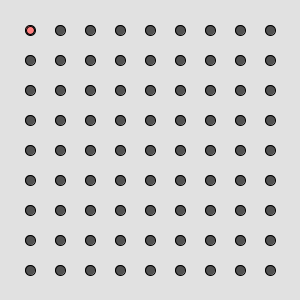
Frame 1 (no input)
Frame 60 (the mouse pressed at the canvas centre just before this capture): identical to frame 1, image omitted
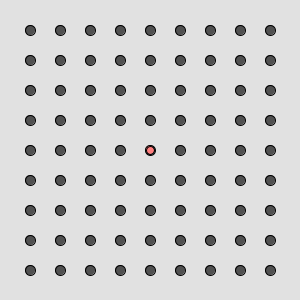
Frame 120 (the mouse held since frame 60 and released just before this capture)

The Processing sketch that drew these frames (run headless with seeded random() and noise(); from frame 60 on, the mouse is pressed at the canvas centre):

// Processing sketch: processing_186631
// ── processing_186631.pde

ArrayList <int[]> ellipsePoints = new ArrayList<int[]>();
int [] selectorPosition;

void setup() {
  size(300, 300);
  background(225);
  
  //iteration for the creation coordinates for ellipses
  for (int i = 30; i < 300; i += 30) {
    for (int j = 30; j < 300; j += 30) {
      
      //construction of int list so I can use curly bracket construct
      ellipsePoints.add(new int[] {i,j}); 
      
    }
  }
}

void draw() {
  fill(80);
  //refreshes background each time draw is called
  background(225);
  //display of mouse coordinates for scale while building
  //text(str(mouseX)+' '+str(mouseY), 0, 10);
  //loop to draw all datapoints in the ellipsePoints list
  for (int[]i : ellipsePoints) {
    ellipse(i[0], i[1], 10, 10);
  }
  fill(#FF7E7E);
  int currentClosestEllipse = closestTo(new int[] {mouseX, mouseY}, ellipsePoints);
  ellipse(ellipsePoints.get(currentClosestEllipse)[0],ellipsePoints.get(currentClosestEllipse)[1],8,8);
}

int closestTo(int[] pointerLocation, ArrayList<int[]> ellipsePoints){
  int [] p = pointerLocation;
  float minEllipseDistance = 10000.0;
  int currentEllipseIndex = 0;
  int minEllipseIndex = 0;
  for ( int[] i : ellipsePoints) {
    float distance =  sqrt(sq(p[0] - i[0]) + sq(p[1] - i[1]));
    if (distance < minEllipseDistance){
      minEllipseDistance = distance;
      minEllipseIndex = currentEllipseIndex;
    }
    
    currentEllipseIndex += 1;
  }
  
  return minEllipseIndex;
}
